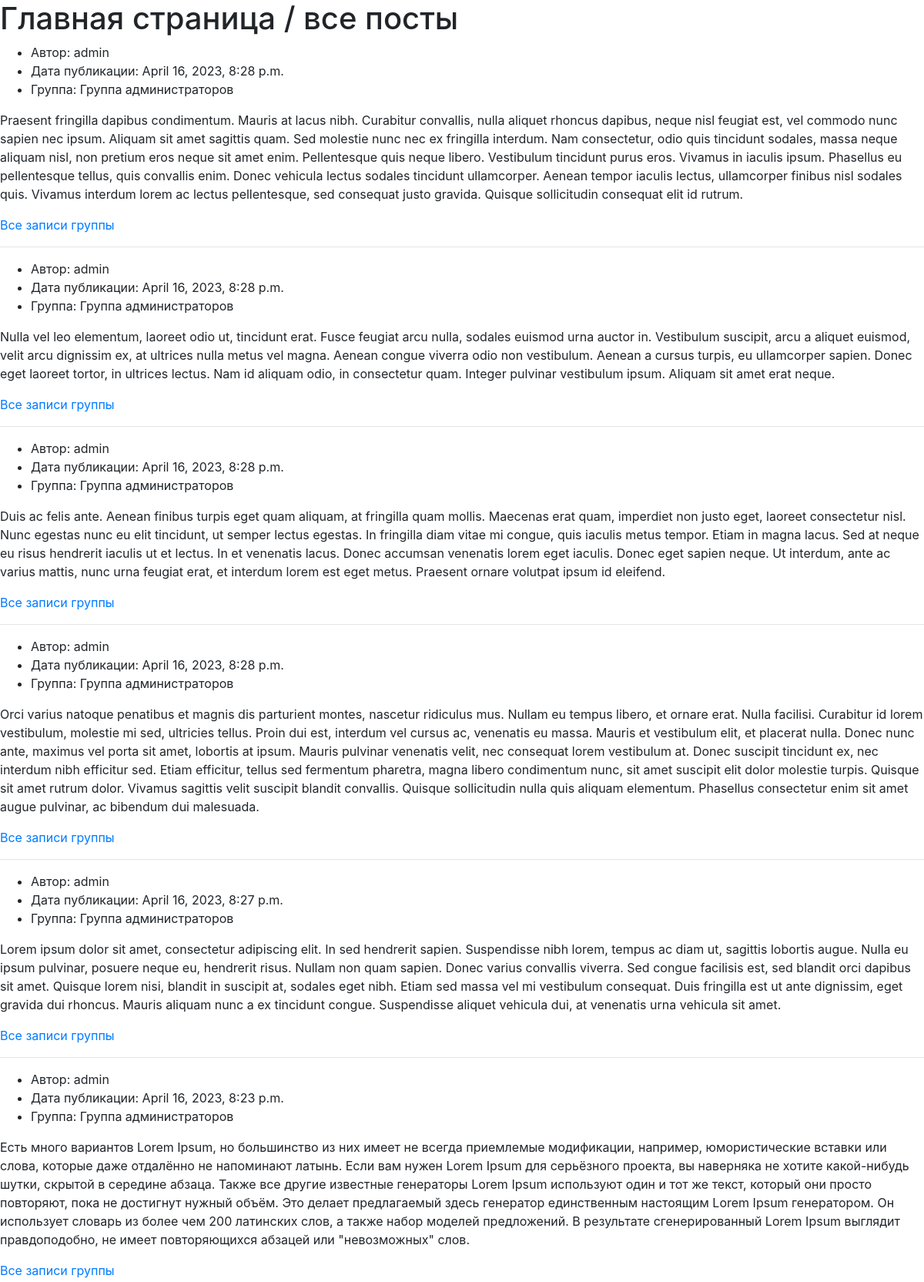
The page / (upper part) on the database its author committed.
### posts/models.py (models this page shows, shortened)
class Post(models.Model):
    text = models.TextField()
    pub_date = models.DateTimeField(auto_now_add=True)
    group = models.ForeignKey(
        Group,
        on_delete=models.SET_NULL,
        null=True,
        blank=True,
    )
    author = models.ForeignKey(
        User,
        on_delete=models.CASCADE,
        related_name='posts'
    )
    class Meta:
        ordering = ['-pub_date']

class Group(models.Model):
    title = models.CharField(max_length=50)
    slug = models.SlugField(
        max_length=30,
        unique=True,
    )
    description = models.TextField(max_length=150)

### posts/views.py (the view)
# urls.py: path('', index, name='index'),
def index(request):
    template = 'posts/index.html'
    word = 'Слово циклом'
    all_posts = Post.objects.all()
    context = {
        'all_posts': all_posts,
        'word': word,
    }
    return render(request, template, context)

### templates/posts/index.html (shortened to what this page needs)
{% extends 'base.html' %}
{% block content %}
  <div>
    <h1>Главная страница / все посты</h1>
    {% for post in all_posts %}
      <ul>
        <li>
          Автор: {{post.author}}
        </li>
        <li>
          Дата публикации: {{ post.pub_date }}
        </li>
        <li>
          Группа: {{ post.group.title }}
        </li>
      </ul>
      <p>{{ post.text }}</p>
      <a href="">Все записи группы</a>
      {% if not forloop.last %}
        <hr>
      {% endif %}
    {% endfor %}
  </div>
{% endblock content %}

### templates/base.html (shortened to what this page needs)
{% load static %}
<!DOCTYPE html>
<html>
  <head>
    {% include 'includes/head.html' %}
  </head>
  <body>
    {% block content %}{% endblock content %}
  </body>
</html>

### templates/includes/head.html (shortened to what this page needs)
{% load static %}
<link rel="stylesheet" href="{% static 'css/bootstrap.min.css' %}">

### rows shown on the page
Post: author "admin", pub_date "April 16, 2023, 8:28 p.m.", group "Группа администраторов", text "Praesent fringilla dapibus condimentum. Mauris at lacus nibh. Curabitur convallis, nulla aliquet rhoncus dapibus, neque nisl feugiat est, vel commodo nunc sapien nec ipsum. Aliquam sit amet sagittis quam. Sed molestie nunc nec ex fringilla interdum. Nam consectetur, odio quis tincidunt sodales, massa neque aliquam nisl, non pretium eros neque sit amet enim. Pellentesque quis neque libero. Vestibulum tincidunt purus eros. Vivamus in iaculis ipsum. Phasellus eu pellentesque tellus, quis convallis enim. Donec vehicula lectus sodales tincidunt ullamcorper. Aenean tempor iaculis lectus, ullamcorper finibus nisl sodales quis. Vivamus interdum lorem ac lectus pellentesque, sed consequat justo…"
Post: author "admin", pub_date "April 16, 2023, 8:28 p.m.", group "Группа администраторов", text "Nulla vel leo elementum, laoreet odio ut, tincidunt erat. Fusce feugiat arcu nulla, sodales euismod urna auctor in. Vestibulum suscipit, arcu a aliquet euismod, velit arcu dignissim ex, at ultrices nulla metus vel magna. Aenean congue viverra odio non vestibulum. Aenean a cursus turpis, eu ullamcorper sapien. Donec eget laoreet tortor, in ultrices lectus. Nam id aliquam odio, in consectetur quam. Integer pulvinar vestibulum ipsum. Aliquam sit amet erat neque."
Post: author "admin", pub_date "April 16, 2023, 8:28 p.m.", group "Группа администраторов", text "Duis ac felis ante. Aenean finibus turpis eget quam aliquam, at fringilla quam mollis. Maecenas erat quam, imperdiet non justo eget, laoreet consectetur nisl. Nunc egestas nunc eu elit tincidunt, ut semper lectus egestas. In fringilla diam vitae mi congue, quis iaculis metus tempor. Etiam in magna lacus. Sed at neque eu risus hendrerit iaculis ut et lectus. In et venenatis lacus. Donec accumsan venenatis lorem eget iaculis. Donec eget sapien neque. Ut interdum, ante ac varius mattis, nunc urna feugiat erat, et interdum lorem est eget metus. Praesent ornare volutpat ipsum id eleifend."
Post: author "admin", pub_date "April 16, 2023, 8:28 p.m.", group "Группа администраторов", text "Orci varius natoque penatibus et magnis dis parturient montes, nascetur ridiculus mus. Nullam eu tempus libero, et ornare erat. Nulla facilisi. Curabitur id lorem vestibulum, molestie mi sed, ultricies tellus. Proin dui est, interdum vel cursus ac, venenatis eu massa. Mauris et vestibulum elit, et placerat nulla. Donec nunc ante, maximus vel porta sit amet, lobortis at ipsum. Mauris pulvinar venenatis velit, nec consequat lorem vestibulum at. Donec suscipit tincidunt ex, nec interdum nibh efficitur sed. Etiam efficitur, tellus sed fermentum pharetra, magna libero condimentum nunc, sit amet suscipit elit dolor molestie turpis. Quisque sit amet rutrum dolor. Vivamus sagittis velit suscipit…"
Post: author "admin", pub_date "April 16, 2023, 8:27 p.m.", group "Группа администраторов", text "Lorem ipsum dolor sit amet, consectetur adipiscing elit. In sed hendrerit sapien. Suspendisse nibh lorem, tempus ac diam ut, sagittis lobortis augue. Nulla eu ipsum pulvinar, posuere neque eu, hendrerit risus. Nullam non quam sapien. Donec varius convallis viverra. Sed congue facilisis est, sed blandit orci dapibus sit amet. Quisque lorem nisi, blandit in suscipit at, sodales eget nibh. Etiam sed massa vel mi vestibulum consequat. Duis fringilla est ut ante dignissim, eget gravida dui rhoncus. Mauris aliquam nunc a ex tincidunt congue. Suspendisse aliquet vehicula dui, at venenatis urna vehicula sit amet."
Post: author "admin", pub_date "April 16, 2023, 8:23 p.m.", group "Группа администраторов", text "Есть много вариантов Lorem Ipsum, но большинство из них имеет не всегда приемлемые модификации, например, юмористические вставки или слова, которые даже отдалённо не напоминают латынь. Если вам нужен Lorem Ipsum для серьёзного проекта, вы наверняка не хотите какой-нибудь шутки, скрытой в середине абзаца. Также все другие известные генераторы Lorem Ipsum используют один и тот же текст, который они просто повторяют, пока не достигнут нужный объём. Это делает предлагаемый здесь генератор единственным настоящим Lorem Ipsum генератором. Он использует словарь из более чем 200 латинских слов, а также набор моделей предложений. В результате сгенерированный Lorem Ipsum выглядит правдоподобно, не…"
